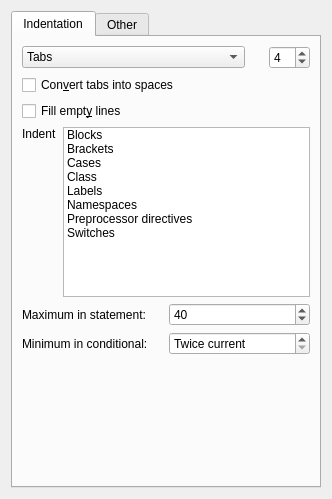
<?xml version="1.0" encoding="UTF-8"?>
<ui version="4.0">
 <class>AStylePreferences</class>
 <widget class="QWidget" name="AStylePreferences">
  <property name="geometry">
   <rect>
    <x>0</x>
    <y>0</y>
    <width>332</width>
    <height>499</height>
   </rect>
  </property>
  <layout class="QHBoxLayout" name="horizontalLayout">
   <item>
    <widget class="KTabWidget" name="tabWidget">
     <property name="currentIndex">
      <number>0</number>
     </property>
     <widget class="QWidget" name="tabIndentqtion">
      <attribute name="title">
       <string>Indentation</string>
      </attribute>
      <layout class="QVBoxLayout" name="verticalLayout_2">
       <item>
        <layout class="QHBoxLayout" name="horizontalLayout_2">
         <item>
          <widget class="KComboBox" name="cbIndentType">
           <property name="sizePolicy">
            <sizepolicy hsizetype="Expanding" vsizetype="Fixed">
             <horstretch>0</horstretch>
             <verstretch>0</verstretch>
            </sizepolicy>
           </property>
           <item>
            <property name="text">
             <string>Tabs</string>
            </property>
           </item>
           <item>
            <property name="text">
             <string>Force tabs</string>
            </property>
           </item>
           <item>
            <property name="text">
             <string>Spaces</string>
            </property>
           </item>
          </widget>
         </item>
         <item>
          <spacer name="spacer13_3">
           <property name="orientation">
            <enum>Qt::Horizontal</enum>
           </property>
           <property name="sizeType">
            <enum>QSizePolicy::Minimum</enum>
           </property>
           <property name="sizeHint" stdset="0">
            <size>
             <width>18</width>
             <height>21</height>
            </size>
           </property>
          </spacer>
         </item>
         <item>
          <widget class="QSpinBox" name="inpNuberSpaces">
           <property name="enabled">
            <bool>true</bool>
           </property>
           <property name="toolTip">
            <string>Number of spaces that will be converted to a tab.
The number of spaces per tab is controled by the editor.</string>
           </property>
           <property name="minimum">
            <number>1</number>
           </property>
           <property name="value">
            <number>4</number>
           </property>
          </widget>
         </item>
        </layout>
       </item>
       <item>
        <widget class="QCheckBox" name="chkConvertTabs">
         <property name="enabled">
          <bool>true</bool>
         </property>
         <property name="toolTip">
          <string>Convert tabs to spaces.</string>
         </property>
         <property name="text">
          <string>Con&amp;vert tabs into spaces</string>
         </property>
        </widget>
       </item>
       <item>
        <widget class="QCheckBox" name="chkFillEmptyLines">
         <property name="toolTip">
          <string>Fill empty lines with the white space of their previous lines.</string>
         </property>
         <property name="text">
          <string>Fill empt&amp;y lines</string>
         </property>
        </widget>
       </item>
       <item>
        <layout class="QGridLayout" name="gridLayout_3">
         <item row="1" column="0">
          <spacer name="verticalSpacer">
           <property name="orientation">
            <enum>Qt::Vertical</enum>
           </property>
           <property name="sizeHint" stdset="0">
            <size>
             <width>20</width>
             <height>10</height>
            </size>
           </property>
          </spacer>
         </item>
         <item row="0" column="0">
          <widget class="QLabel" name="lblIndentObjects">
           <property name="text">
            <string>Indent</string>
           </property>
           <property name="margin">
            <number>5</number>
           </property>
          </widget>
         </item>
         <item row="0" column="1" rowspan="2">
          <widget class="KListWidget" name="listIdentObjects">
           <property name="sizePolicy">
            <sizepolicy hsizetype="Preferred" vsizetype="Preferred">
             <horstretch>0</horstretch>
             <verstretch>0</verstretch>
            </sizepolicy>
           </property>
           <item>
            <property name="text">
             <string>Blocks</string>
            </property>
           </item>
           <item>
            <property name="text">
             <string>Brackets</string>
            </property>
           </item>
           <item>
            <property name="text">
             <string>Cases</string>
            </property>
           </item>
           <item>
            <property name="text">
             <string>Class</string>
            </property>
           </item>
           <item>
            <property name="text">
             <string>Labels</string>
            </property>
           </item>
           <item>
            <property name="text">
             <string>Namespaces</string>
            </property>
           </item>
           <item>
            <property name="text">
             <string>Preprocessor directives</string>
            </property>
           </item>
           <item>
            <property name="text">
             <string>Switches</string>
            </property>
           </item>
          </widget>
         </item>
        </layout>
       </item>
       <item>
        <layout class="QGridLayout" name="gridLayout_4">
         <item row="0" column="1">
          <widget class="QSpinBox" name="inpMaxStatement">
           <property name="toolTip">
            <string>Indent a maximal # spaces in a continuous statement,
relative to the previous line.</string>
           </property>
           <property name="value">
            <number>40</number>
           </property>
          </widget>
         </item>
         <item row="1" column="0">
          <widget class="QLabel" name="TextLabel3_2">
           <property name="toolTip">
            <string>Indent a minimal # spaces in a continuous conditional
belonging to a conditional header.</string>
           </property>
           <property name="text">
            <string>Minimum in conditional:</string>
           </property>
           <property name="wordWrap">
            <bool>false</bool>
           </property>
          </widget>
         </item>
         <item row="1" column="1">
          <widget class="QSpinBox" name="inpMinConditional">
           <property name="toolTip">
            <string>Indent a minimal # spaces in a continuous conditional
belonging to a conditional header.</string>
           </property>
           <property name="specialValueText">
            <string>Twice current</string>
           </property>
           <property name="minimum">
            <number>-1</number>
           </property>
           <property name="value">
            <number>-1</number>
           </property>
          </widget>
         </item>
         <item row="0" column="0">
          <widget class="QLabel" name="TextLabel2_2">
           <property name="toolTip">
            <string>Indent a maximal # spaces in a continuous statement,
relative to the previous line.</string>
           </property>
           <property name="text">
            <string>Maximum in statement:</string>
           </property>
           <property name="wordWrap">
            <bool>false</bool>
           </property>
          </widget>
         </item>
        </layout>
       </item>
       <item>
        <spacer name="verticalSpacer_2">
         <property name="orientation">
          <enum>Qt::Vertical</enum>
         </property>
         <property name="sizeHint" stdset="0">
          <size>
           <width>20</width>
           <height>144</height>
          </size>
         </property>
        </spacer>
       </item>
      </layout>
     </widget>
     <widget class="QWidget" name="tabOther">
      <attribute name="title">
       <string>Other</string>
      </attribute>
      <layout class="QVBoxLayout" name="verticalLayout_8">
       <item>
        <widget class="QGroupBox" name="gpBrackets">
         <property name="title">
          <string>Brackets</string>
         </property>
         <layout class="QVBoxLayout" name="verticalLayout_3">
          <item>
           <layout class="QGridLayout" name="gridLayout_5">
            <item row="0" column="0">
             <widget class="QLabel" name="lblBrackets">
              <property name="sizePolicy">
               <sizepolicy hsizetype="Preferred" vsizetype="Preferred">
                <horstretch>0</horstretch>
                <verstretch>0</verstretch>
               </sizepolicy>
              </property>
              <property name="text">
               <string>Type</string>
              </property>
              <property name="margin">
               <number>6</number>
              </property>
             </widget>
            </item>
            <item row="1" column="0" colspan="2">
             <widget class="QCheckBox" name="chkBracketsCloseHeaders">
              <property name="enabled">
               <bool>true</bool>
              </property>
              <property name="toolTip">
               <string>Break brackets before closing headers (e.g. 'else', 'catch', ...)
from their immediately preceding closing brackets.</string>
              </property>
              <property name="text">
               <string>Brea&amp;k closing headers</string>
              </property>
             </widget>
            </item>
            <item row="0" column="1">
             <widget class="KComboBox" name="cbBrackets">
              <property name="sizePolicy">
               <sizepolicy hsizetype="Expanding" vsizetype="Fixed">
                <horstretch>0</horstretch>
                <verstretch>0</verstretch>
               </sizepolicy>
              </property>
              <item>
               <property name="text">
                <string>No change</string>
               </property>
              </item>
              <item>
               <property name="text">
                <string>Attach</string>
               </property>
              </item>
              <item>
               <property name="text">
                <string>Break</string>
               </property>
              </item>
              <item>
               <property name="text">
                <string>Linux</string>
               </property>
              </item>
             </widget>
            </item>
           </layout>
          </item>
         </layout>
        </widget>
       </item>
       <item>
        <widget class="QGroupBox" name="gpBlocks">
         <property name="title">
          <string>Blocks</string>
         </property>
         <layout class="QVBoxLayout" name="verticalLayout_5">
          <item>
           <widget class="QCheckBox" name="chkBlockBreak">
            <property name="toolTip">
             <string>Insert empty lines around unrelated blocks, labels, classes,...
Known problems:

1. If a statement is NOT part of a block, 
the following statements are all double spaced. 
Statements enclosed in a block are formatted 
correctly.

2. Comments are broken from the block.
</string>
            </property>
            <property name="text">
             <string comment="Means break unrelated blocks by a newline">&amp;Break blocks</string>
            </property>
           </widget>
          </item>
          <item>
           <widget class="QCheckBox" name="chkBlockBreakAll">
            <property name="toolTip">
             <string>Like --break-blocks, except also insert empty lines 
around closing headers (e.g. 'else', 'catch', ...).

Known problems:

1. If a statement is NOT part of a block, 
the following statements are all double spaced. 
Statements enclosed in a block are formatted 
correctly.

2. Comments are broken from the block.
</string>
            </property>
            <property name="text">
             <string comment="Means break all blocks with a newline">Break all bl&amp;ocks</string>
            </property>
           </widget>
          </item>
          <item>
           <widget class="QCheckBox" name="chkBlockIfElse">
            <property name="toolTip">
             <string>Break 'else if()' statements into two different lines.</string>
            </property>
            <property name="text">
             <string comment="Means break else if() into separate lines">Break i&amp;f-else</string>
            </property>
           </widget>
          </item>
         </layout>
        </widget>
       </item>
       <item>
        <widget class="QGroupBox" name="gpPadding">
         <property name="title">
          <string>Padding</string>
         </property>
         <layout class="QVBoxLayout" name="verticalLayout_6">
          <item>
           <layout class="QGridLayout" name="gridLayout_6">
            <item row="0" column="0">
             <widget class="QLabel" name="lblParenthesis">
              <property name="text">
               <string>Pad parenthesis</string>
              </property>
              <property name="margin">
               <number>6</number>
              </property>
             </widget>
            </item>
            <item row="0" column="1">
             <widget class="KComboBox" name="cbParenthesisPadding">
              <property name="sizePolicy">
               <sizepolicy hsizetype="Expanding" vsizetype="Fixed">
                <horstretch>0</horstretch>
                <verstretch>0</verstretch>
               </sizepolicy>
              </property>
              <item>
               <property name="text">
                <string>No change</string>
               </property>
              </item>
              <item>
               <property name="text">
                <string>Unpad</string>
               </property>
              </item>
              <item>
               <property name="text">
                <string>Inside only</string>
               </property>
              </item>
              <item>
               <property name="text">
                <string>Outside only</string>
               </property>
              </item>
              <item>
               <property name="text">
                <string>Inside and outside</string>
               </property>
              </item>
             </widget>
            </item>
            <item row="1" column="0" colspan="2">
             <widget class="QCheckBox" name="chkPadOperators">
              <property name="toolTip">
               <string>Insert space padding around operators.
Once padded, operators stay padded.
There is no unpad operator option.</string>
              </property>
              <property name="text">
               <string>&amp;Add spaces around operators</string>
              </property>
             </widget>
            </item>
           </layout>
          </item>
         </layout>
        </widget>
       </item>
       <item>
        <widget class="QGroupBox" name="gpOneLiners">
         <property name="title">
          <string>One liners</string>
         </property>
         <layout class="QVBoxLayout" name="verticalLayout_7">
          <item>
           <widget class="QCheckBox" name="chkKeepStatements">
            <property name="toolTip">
             <string>Do not break lines containing multiple statements into
multiple single-statement lines.</string>
            </property>
            <property name="text">
             <string>&amp;Keep one-line statements</string>
            </property>
           </widget>
          </item>
          <item>
           <widget class="QCheckBox" name="chkKeepBlocks">
            <property name="toolTip">
             <string>Do not break blocks residing completely on one line.</string>
            </property>
            <property name="text">
             <string>Keep o&amp;ne-line blocks</string>
            </property>
           </widget>
          </item>
         </layout>
        </widget>
       </item>
       <item>
        <spacer name="verticalSpacer_3">
         <property name="orientation">
          <enum>Qt::Vertical</enum>
         </property>
         <property name="sizeHint" stdset="0">
          <size>
           <width>20</width>
           <height>70</height>
          </size>
         </property>
        </spacer>
       </item>
      </layout>
     </widget>
    </widget>
   </item>
  </layout>
 </widget>
 <customwidgets>
  <customwidget>
   <class>KListWidget</class>
   <extends>QListWidget</extends>
   <header>klistwidget.h</header>
  </customwidget>
  <customwidget>
   <class>KComboBox</class>
   <extends>QComboBox</extends>
   <header>kcombobox.h</header>
  </customwidget>
  <customwidget>
   <class>KTabWidget</class>
   <extends>QTabWidget</extends>
   <header>ktabwidget.h</header>
   <container>1</container>
  </customwidget>
 </customwidgets>
 <resources/>
 <connections/>
</ui>
